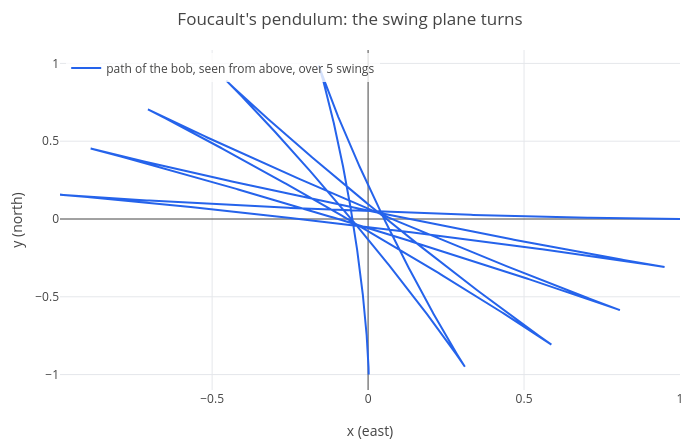

The cell this chart's notebook holds for it:
### Markdown cell above
## 3. Foucault's pendulum

For small swings, a pendulum at latitude $\lambda$ with frequency $\omega$ moves in the horizontal plane under
$\ddot x = -\omega^2x + 2\Omega_z\dot y$ and $\ddot y = -\omega^2y - 2\Omega_z\dot x$, where $\Omega_z = \Omega\sin\lambda$
is the part of the Earth's rotation about the local vertical. To see the effect in a short run, take $\omega = 1$
and a rotation 20 times slower, $\Omega_z = 0.05$, much faster than the Earth's but the same in kind:

### Code cell
Oz = 0.05;
fp = [u, v, -x + 2*Oz*v, -y - 2*Oz*u];
p = odeplot(fp, [x y u v], t, [1, 0, 0, 0], 0, 31.4, [x y]);
p = legend(p, "path of the bob, seen from above, over 5 swings");
labels(title(p, "Foucault's pendulum: the swing plane turns"), "x (east)", "y (north)")

### Figure 1 — Plotly figure (JSON) as saved in the notebook; plotly's stock layout.template omitted (floating-point values rounded to 4 significant figures; data arrays with more than 128 entries replaced by an {"elided": "..."} marker saying what was removed)
{"data": [{"line": {"color": "#2563eb", "width": 2}, "mode": "lines", "name": "path of the bob, seen from above, over 5 swings", "type": "scatter", "x": {"elided": "2732 float values"}, "y": {"elided": "2732 float values"}}], "layout": {"height": 440, "legend": {"bgcolor": "rgba(255,255,255,0.8)", "x": 0.01, "xanchor": "left", "y": 0.99, "yanchor": "top"}, "margin": {"b": 50, "l": 60, "r": 20, "t": 50}, "showlegend": true, "title": {"text": "Foucault's pendulum: the swing plane turns"}, "width": 700, "xaxis": {"title": {"text": "x (east)"}, "zeroline": true}, "yaxis": {"range": [-1.099, 1.086], "title": {"text": "y (north)"}, "zeroline": true}}}
